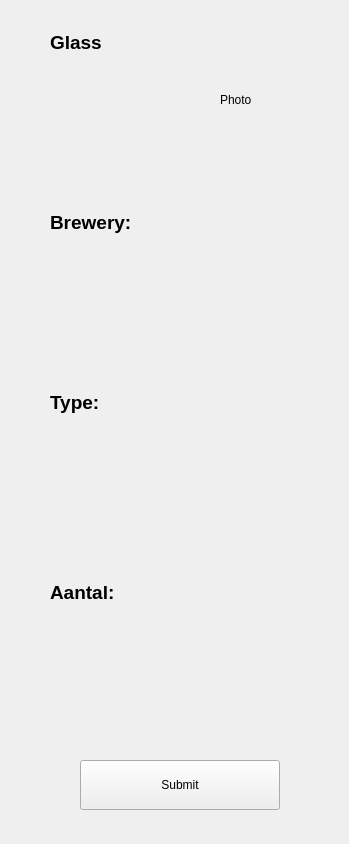
<?xml version="1.0" encoding="UTF-8"?>
<ui version="4.0">
 <class>Addition</class>
 <widget class="QWidget" name="Addition">
  <property name="geometry">
   <rect>
    <x>0</x>
    <y>0</y>
    <width>349</width>
    <height>844</height>
   </rect>
  </property>
  <property name="windowTitle">
   <string>Form</string>
  </property>
  <widget class="QLabel" name="Background">
   <property name="geometry">
    <rect>
     <x>0</x>
     <y>0</y>
     <width>349</width>
     <height>844</height>
    </rect>
   </property>
   <property name="text">
    <string/>
   </property>
  </widget>
  <widget class="QPushButton" name="Submit">
   <property name="geometry">
    <rect>
     <x>80</x>
     <y>760</y>
     <width>200</width>
     <height>50</height>
    </rect>
   </property>
   <property name="text">
    <string>Submit</string>
   </property>
  </widget>
  <widget class="QLabel" name="label">
   <property name="geometry">
    <rect>
     <x>50</x>
     <y>580</y>
     <width>191</width>
     <height>25</height>
    </rect>
   </property>
   <property name="font">
    <font>
     <pointsize>14</pointsize>
     <bold>true</bold>
    </font>
   </property>
   <property name="text">
    <string>Aantal:</string>
   </property>
  </widget>
  <widget class="QLabel" name="label_2">
   <property name="geometry">
    <rect>
     <x>50</x>
     <y>390</y>
     <width>191</width>
     <height>25</height>
    </rect>
   </property>
   <property name="font">
    <font>
     <pointsize>14</pointsize>
     <bold>true</bold>
    </font>
   </property>
   <property name="text">
    <string>Type:</string>
   </property>
  </widget>
  <widget class="QLabel" name="label_3">
   <property name="geometry">
    <rect>
     <x>50</x>
     <y>210</y>
     <width>191</width>
     <height>25</height>
    </rect>
   </property>
   <property name="font">
    <font>
     <pointsize>14</pointsize>
     <bold>true</bold>
    </font>
   </property>
   <property name="text">
    <string>Brewery:</string>
   </property>
  </widget>
  <widget class="QLabel" name="label_4">
   <property name="geometry">
    <rect>
     <x>50</x>
     <y>30</y>
     <width>191</width>
     <height>25</height>
    </rect>
   </property>
   <property name="font">
    <font>
     <pointsize>14</pointsize>
     <bold>true</bold>
    </font>
   </property>
   <property name="text">
    <string>Glass</string>
   </property>
  </widget>
  <widget class="QLabel" name="label_5">
   <property name="geometry">
    <rect>
     <x>220</x>
     <y>50</y>
     <width>100</width>
     <height>100</height>
    </rect>
   </property>
   <property name="text">
    <string>Photo</string>
   </property>
  </widget>
 </widget>
 <resources>
  <include location="../images.qrc"/>
 </resources>
 <connections/>
</ui>
